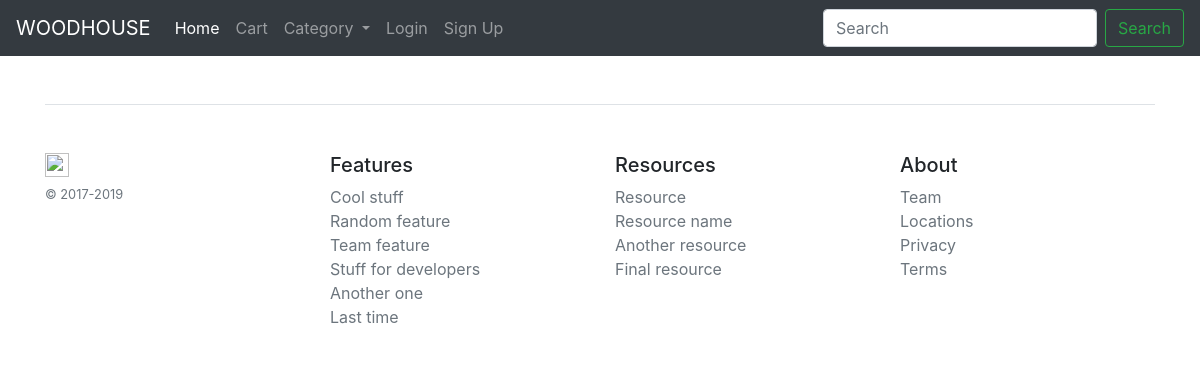
The app's page /category/, older data.
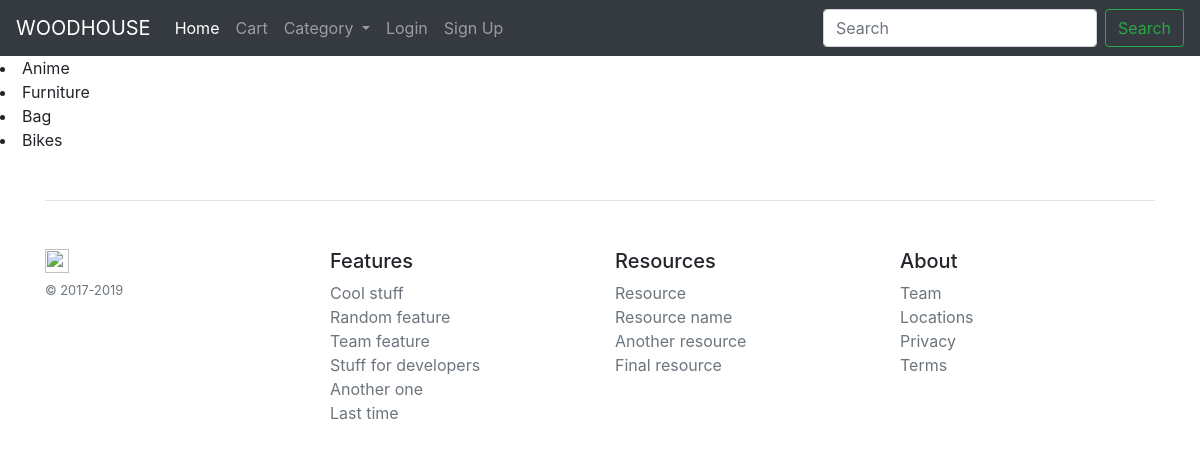
The same page, newer data.
### woodapp/models.py (models this page shows, shortened)
class ProductCategory(models.Model):
    title = models.CharField(max_length=200)
    slug = models.SlugField(null=True, blank=True, unique=True)
    root = models.ForeignKey(
        'self', on_delete=models.SET_NULL, null=True, blank=True)

### woodapp/views.py (the view)
# urls.py: path('category/', CategoryView.as_view(), name='category'),
class CategoryView(TemplateView):
    template_name = 'category.html'
    def get_context_data(self, **kwargs):
        context = super().get_context_data(**kwargs)
        context['productlist'] = Product.objects.order_by('-id')
        context['maincategories'] = ProductCategory.objects.filter(root=None)
        return context

### templates/category.html (shortened to what this page needs)
{% extends 'base.html' %}
{% load static %}
{% block content %}
{% for category in maincategories %}
<li>{{category.title}}
</li>
{% endfor %}
{% endblock %}

Row changes from the older to the newer data that the page shows:
added ProductCategory: title "Anime"
added ProductCategory: title "Furniture"
added ProductCategory: title "Bag"
added ProductCategory: title "Bikes"
